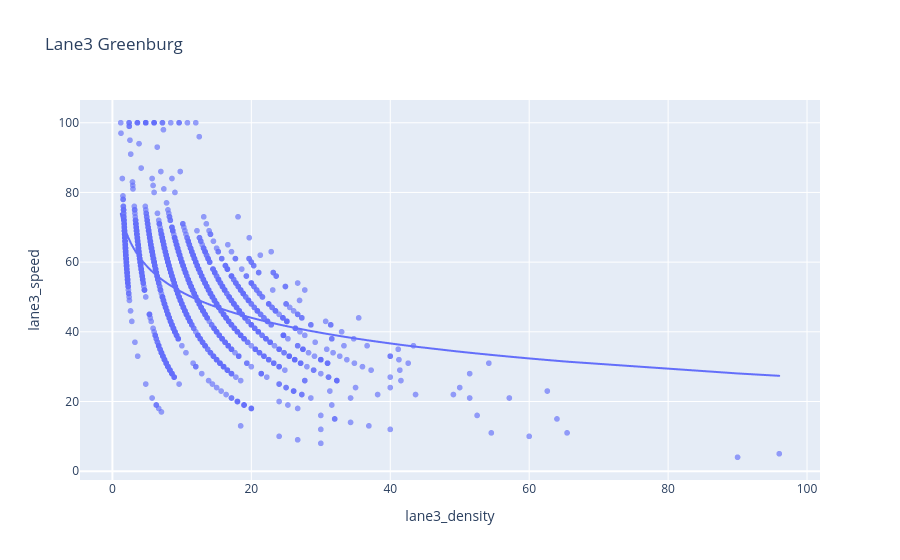

Here is the notebook cell this chart was saved with:
### Code cell
greenburg_fig3 = px.scatter(
    traffic_df,
    x="lane3_density",
    y="lane3_speed",
    opacity=0.65,
    trendline="ols",
    trendline_options=dict(log_x=True),
    title="Lane3 Greenburg"
)

greenburg_fig3.show()

### Figure 1 — Plotly figure (JSON) as saved in the notebook; plotly's stock layout.template omitted (floating-point values rounded to 4 significant figures; data arrays with more than 128 entries replaced by an {"elided": "..."} marker saying what was removed)
{"data": [{"hovertemplate": "lane3_density=%{x}<br>lane3_speed=%{y}<extra></extra>", "legendgroup": "", "marker": {"color": "#636efa", "opacity": 0.65, "symbol": "circle"}, "mode": "markers", "name": "", "showlegend": false, "type": "scattergl", "x": {"elided": "2552 float values"}, "xaxis": "x", "y": {"elided": "2552 float values"}, "yaxis": "y"}, {"hovertemplate": "<b>OLS trendline</b><br>lane3_speed = -24.4577 * log10(lane3_density) + 75.8503<br>R<sup>2</sup>=0.390400<br><br>lane3_density=%{x}<br>lane3_speed=%{y} <b>(trend)</b><extra></extra>", "legendgroup": "", "marker": {"color": "#636efa", "symbol": "circle"}, "mode": "lines", "name": "", "showlegend": false, "type": "scattergl", "x": {"elided": "2552 float values"}, "xaxis": "x", "y": {"elided": "2552 float values"}, "yaxis": "y"}], "layout": {"legend": {"tracegroupgap": 0}, "title": {"text": "Lane3 Greenburg"}, "xaxis": {"anchor": "y", "domain": [0, 1], "title": {"text": "lane3_density"}}, "yaxis": {"anchor": "x", "domain": [0, 1], "title": {"text": "lane3_speed"}}}}
